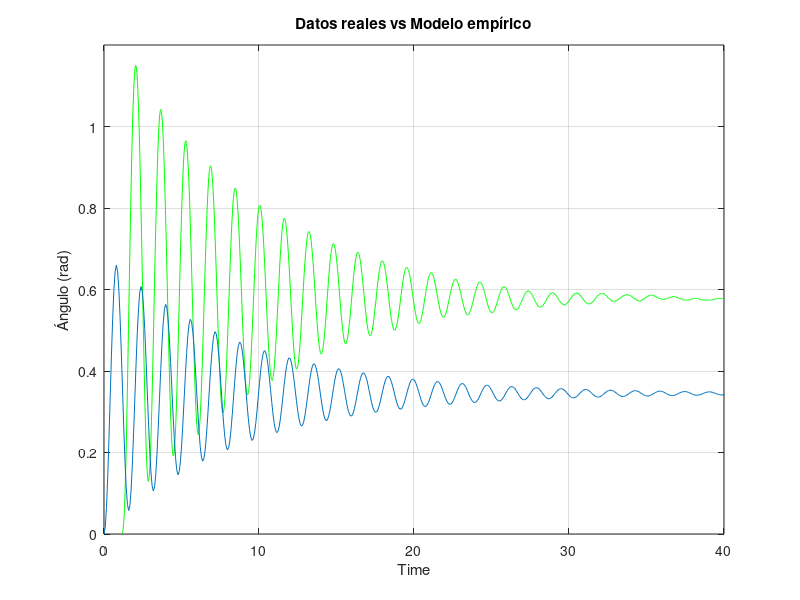
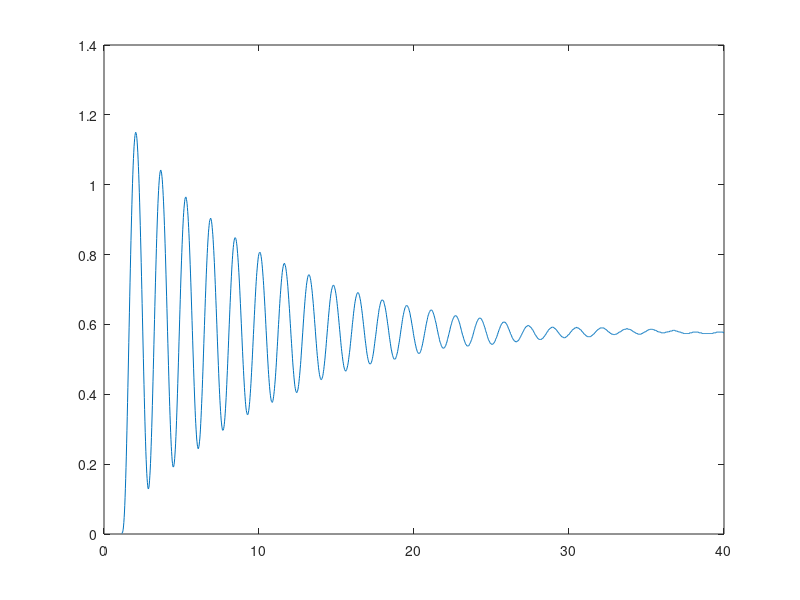
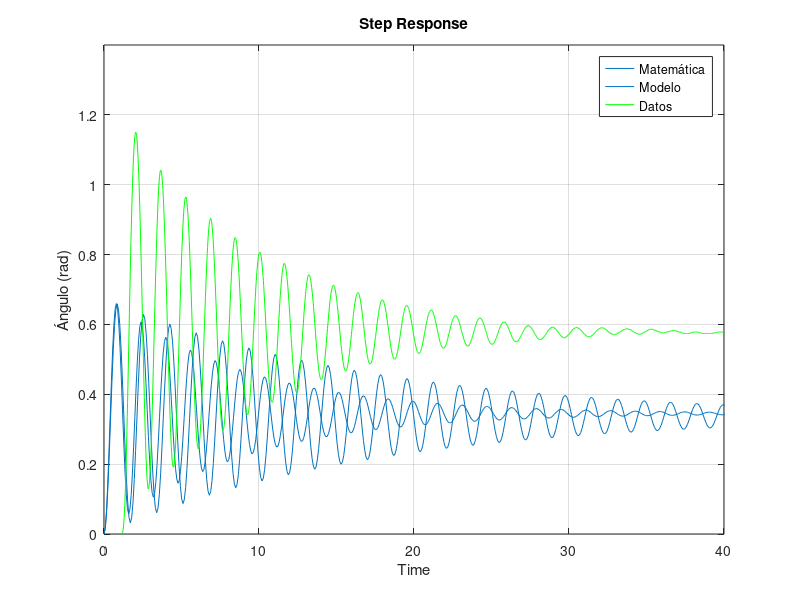

Recreate these plots in MATLAB, in order.
%--------------------------------------------------
%-      SIMULACIONES PARA SEGUNDO SET DE DATOS    -
%--------------------------------------------------

% Cierra lo que se tiene abierto
close all

s = tf('s');

% Se leen los datos del archivo csv
matriz = csvread('PAMH_2set.csv',1,0);

% Se ordenan los datos para la estimación 
t = matriz(:,1);
t_c = matriz(78:2021,1);

theta = matriz(:,2);
theta_c = matriz(78:2021,2);

ref = matriz(:,3);
ref_c = matriz(78:2021,3);

% Funcion de transferencia obtenida usando
% systemIdentification('planta2.sid')

% Da fit de 85.19
funct1 = tf(5.363, [1 0.2289 15.55]);

% Se realiza plot para comparar a ojo el modelo obtenido vs los datos
% originales
plot(t_c, theta_c, 'color', 'g');
hold on;
step(funct1);
title('Datos reales vs Modelo empírico');
xlabel('Time');
ylabel('Ángulo (rad)');
xlim([0, 40])
ylim([0, 1.2])
grid on;

% Calculos para comparacion con modelo a partir de ecuaciones matematicas
gmax_i = max(theta_c);
gmax_i1 = 1.041;
delta = log(gmax_i/gmax_i1);

shi = delta/sqrt((2*pi)^2+delta^2);

te = 1.7;
w = 2*pi/te;
wn = w/sqrt(1-shi^2);

A = 1.7;
lim_datos = 0.574;

% Se determina el valor de la ganancia
K = gmax_i/A;
K = lim_datos/A;

figure();
grid on;
plot(t_c,theta_c);

% Función obtenida matematicamente
Gs = K*wn^2/(s^2+2*shi*wn*s+wn^2);

figure();
step(Gs);
hold on
step(funct1);
hold on
plot(t_c, theta_c, 'color', 'g');
xlabel('Time');
ylabel('Ángulo (rad)');
xlim([0, 40])
ylim([0, 1.4])
legend('Matemática', 'Modelo', 'Datos');
grid on;
